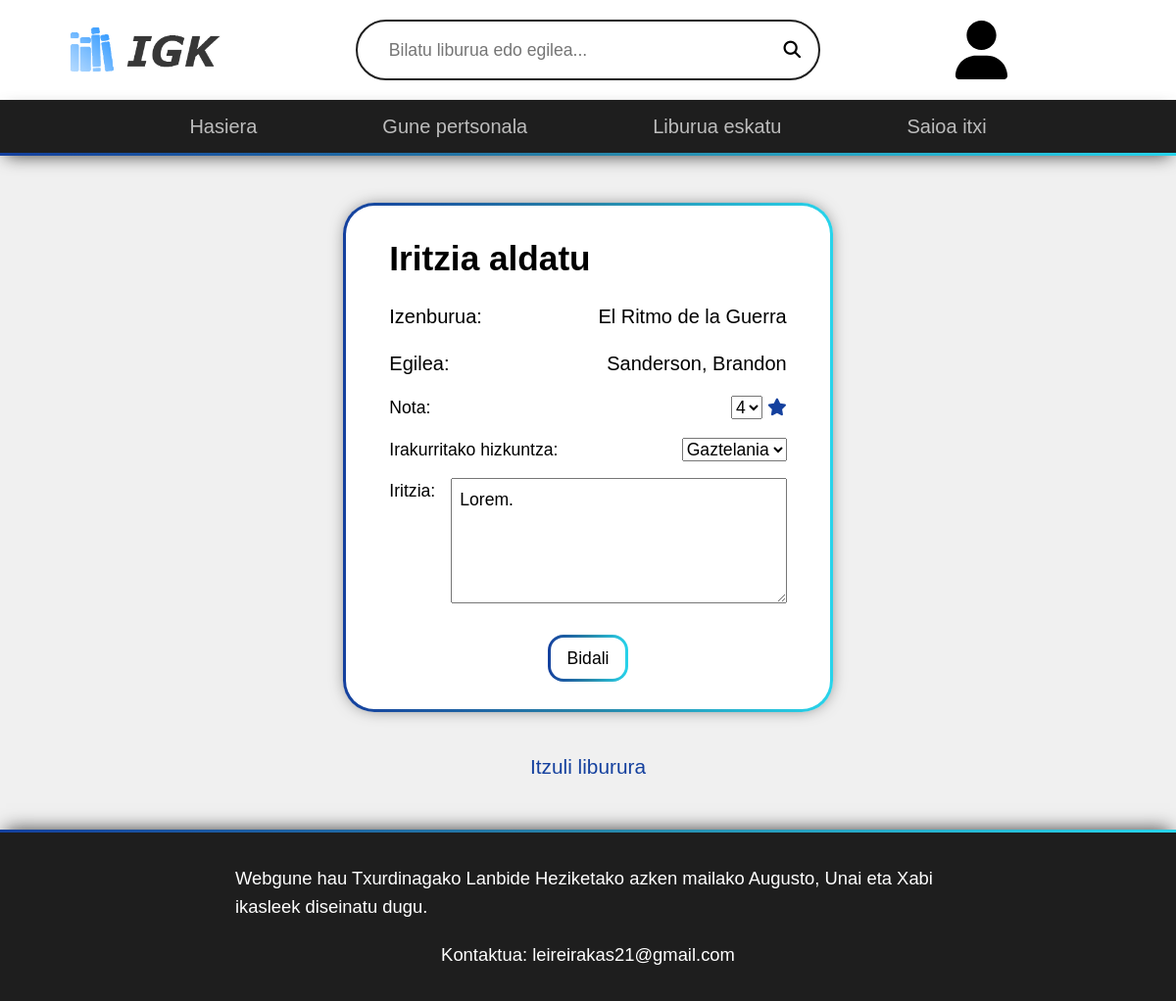
/iritzi/7/aldatu (signed in), run on the app's committed database.
### tables this page shows
create table if not exists idiomas_libro (
  id_libro int unsigned,
  nombre_idioma varchar(30),
  titulo_alternativo varchar(100),
  primary key (id_libro, nombre_idioma),
  foreign key (id_libro) references libro(id) on delete cascade,
  foreign key (nombre_idioma) references idioma(nombre) on delete cascade
);

create table if not exists libro (
  id int unsigned auto_increment primary key,
  autor varchar(100) not null,
  serie varchar(50),
  serie_num float(4, 1),
  fecha_pub date not null,
  cantidad_reviews int unsigned not null default 0,
  nota_media float(3, 2) unsigned not null default 0,
  edad_media tinyint(2) unsigned not null default 0,
  formato enum('Nobela', 'Komikia', 'Nobela Grafikoa', 'Manga') not null,
  sinopsis varchar(2550) not null,
  aceptado boolean default false not null
);

create table if not exists review (
  id int unsigned auto_increment primary key,
  nota tinyint(1) unsigned not null,
  texto varchar(2295),
  edad_lector tinyint(2) unsigned not null,
  aceptado boolean default false not null,
  nombre_idioma varchar(30) not null,
  id_libro int unsigned not null,
  id_cuenta int unsigned not null,
  foreign key (nombre_idioma) references idioma(nombre) on delete restrict,
  foreign key (id_libro) references libro(id) on delete cascade,
  foreign key (id_cuenta) references cuenta(id) on delete cascade
);

### public/index.php (called while the page is built, shortened)
<?php
include_once '../modules/url.php';
$page = getPage();
$ruta_elegida = '';
$cantidadSecciones = count($page);
switch ($cantidadSecciones) {
  case 3:
    if (in_array($page[0], ['liburua', 'iritzia', 'iritzi'])) {
      $id = $page[1];
      if (in_array($page[2], ['iritzi', 'erantzun'])) {
        $ruta_elegida = '../views/' . $page[2] . '.php';
      } else if ($page[2] !== 'iritzia' && in_array($page[2], ['aldatu', 'ezabatu'])) {
        $ruta_elegida = '../views/' . $page[0] . '.php';
        $accion = $page[2];
      }
    }
    break;
}
include_once $ruta_elegida;

### modules/url.php (called while the page is built, shortened)
<?php
function getPage(): array
{
  $url = parse_url($_SERVER['REQUEST_URI']);
  return array_slice(array_filter(explode('/', strtolower($url['path']))), 0);
}

### views/iritzi.php (the view, shortened to what this page needs)
<!DOCTYPE html>
<html lang='eu'>
<?php
include_once '../modules/db-config.php';
$editar = ($accion === '') ? false : true;
if ($editar) {
  $review = $pdo->prepare('SELECT * FROM review WHERE id = :id_review');
  $review->execute(['id_review' => $id]);
  $review = $review->fetch();
  $libro = $pdo->prepare('SELECT l.id, il.titulo_alternativo AS titulo, l.autor FROM libro l JOIN idiomas_libro il ON l.id = il.id_libro WHERE l.id = :id AND l.aceptado = true AND il.nombre_idioma = "Gaztelania"');
  $libro->execute(['id' => $review['id_libro']]);
  $libro = $libro->fetch();
}
include_once '../templates/head.php';
?>
<body>
  <?php
  include_once '../templates/header.php';
  ?>
  <main class="flex-center-col main-form">
    <div class="form-container">
      <h1>Iritzia <?php echo $editar ? 'aldatu' : 'eman' ?></h1>
      <form action="" method="post" class="flex-stretch-col" id="form-iritzia">
        <div class="campo-predefinido">
          <p>Izenburua:</p>
          <p><?php echo $libro['titulo'] ?></p>
        </div>
        <div class="campo-predefinido">
          <p>Egilea:</p>
          <p><?php echo $libro['autor'] ?></p>
        </div>
        <div class="campo">
          <label for="nota">Nota:</label>
          <div>
            <select name="nota" id="nota">
              <?php
              foreach (range(1, 5) as $nota) {
              ?>
                <option value="<?php echo $nota ?>" <?php if ($editar && $nota === $review['nota']) echo 'selected' ?>><?php echo $nota ?></option>
              <?php
              }
              ?>
            </select>
            <i class="fa-solid fa-star"></i>
          </div>
        </div>
        <div class="campo">
          <label for="idioma">Irakurritako hizkuntza:</label>
          <select name="idioma" id="idioma">
            <?php
            include_once '../modules/db-config.php';
            $idiomasLibro = $pdo->prepare('SELECT nombre_idioma AS nombre FROM idiomas_libro WHERE id_libro = :id;');
            $idiomasLibro->execute(['id' => $id]);
            $idiomasLibro = $idiomasLibro->fetchAll();
            foreach ($idiomasLibro as $idioma) {
              print_r($idioma);
            ?>
              <option value="<?php echo $idioma['nombre'] ?>" <?php if ($editar && $idioma['nombre'] === $review['nombre_idioma']) echo 'selected' ?>><?php echo $idioma['nombre'] ?></option>
            <?php
            }
            ?>
          </select>
        </div>
        <div class="campo">
          <label for="texto">Iritzia:</label>
          <textarea name="texto" id="texto" maxlength="2295" placeholder="Zure iritzia (300 hitz gehienez)..."><?php if ($editar) echo $review['texto'] ?></textarea>
        </div>
        <button id="enviar">Bidali</button>
      </form>
    </div>
    <a href="/liburua/<?php echo $id ?>" class="volver">Itzuli liburura</a>
  </main>
  <?php
  include_once '../templates/footer.php';
  ?>
</body>
</html>

### public/src/style.css (style rules this page uses)
:root { --clr-fondo: #f0f0f0; --clr-transparente: #00000000; --clr-acento: #14409e; --clr-error: #ff3232; --clr-enlace: #807c7c; --clr-gris-claro: #d9d9d9; --clr-gris-oscuro: #1e1e1e; --clr-negro: #000000; --clr-blanco: #ffffff; --clr-gradiente-inicial: var(--clr-acento); --clr-gradiente-central: #2784a8; --clr-gradiente-final: #27d4eb; --clr-gradiente-inicial-transparente: #14409e42; --clr-gradiente-central-transparente: #2783a84c; --clr-gradiente-final-transparente: #27d4eb2f; --gradiente: linear-gradient(to right, var(--clr-gradiente-inicial), var(--clr-gradiente-central), var(--clr-gradiente-final)); --gradiente-transparente: linear-gradient( 120deg, transparent, var(--clr-gradiente-inicial-transparente), var(--clr-gradiente-central-transparente), var(--clr-gradiente-final-transparente), transparent ); --outline: var(--clr-acento) solid 0.3125rem; --borde-gradiente-radius: linear-gradient(var(--clr-blanco), var(--clr-blanco)) padding-box, var(--gradiente) border-box; --sombra-alrededor: 0 0rem 1.125rem -0.375rem rgba(0, 0, 0, 0.75); --sombra-superior: 0 -0.375rem 1.125rem -0.375rem rgba(0, 0, 0, 0.75); --sombra-inferior: 0 0.375rem 1.125rem -0.375rem rgba(0, 0, 0, 0.75); --transicion-rapida: 100ms ease-in-out; --transicion: 200ms ease-in-out; font-family: 'Inter', sans-serif; }
body { font-size: 1.1rem; background-color: var(--clr-fondo); overflow-y: scroll; display: flex; flex-direction: column; justify-content: center; align-items: stretch; }
h1 { margin-bottom: 1rem; }
p { font-size: 1.25rem; line-height: 1.6; }
a, a:visited { text-decoration: underline 0.15rem var(--clr-transparente); transition: text-decoration var(--transicion); color: var(--clr-acento); }
.form-container { background-color: var(--clr-blanco); padding: 1.75rem 2.75rem; box-shadow: var(--sombra-alrededor); border: 3px solid transparent; border-radius: 2rem; background: var(--borde-gradiente-radius); }
.form-container form { gap: 1rem; }
form :is(.campo, .campo-predefinido) { display: flex; flex-direction: row; justify-content: space-between; align-items: center; font-size: 1.1rem; gap: 1rem; }
form .campo-predefinido p { cursor: default; }
form .campo label:is([for='texto'], [for='sinopsis']) { align-self: start; }
.form-container :is(select, [type='file'], [type='date']) { justify-self: stretch; }
.form-container button { margin-top: 1rem; align-self: center; border: 3px solid transparent; border-radius: 1rem; background: var(--borde-gradiente-radius); padding: 0.5rem 1rem; position: relative; overflow: hidden; }
.form-container button::before { content: ''; position: absolute; top: 0; left: -100%; width: 100%; height: 100%; background: var(--gradiente-transparente); transition: all 650ms; }
button, select, option, .file-input-text, [type='file'] { cursor: pointer; }
input, button, select, textarea, .file-input-text, #header-perfil img { transition: outline var(--transicion-rapida); }
textarea { resize: vertical; padding: 0.5rem; width: 35ch; min-height: 4rem; height: 8rem; max-height: 16rem; }
main { flex-grow: 1; width: 75vw; margin-inline: auto; padding-block: 3rem; }
#main-libro, .main-form { gap: 2.5rem; }
.flex-center-col { display: flex; flex-direction: column; justify-content: center; align-items: center; }
.flex-stretch-col { display: flex; flex-direction: column; justify-content: center; align-items: stretch; }
.fa-star { color: var(--clr-acento); }
.volver { font-size: 1.3rem; font-weight: 450; }

### public/src/base.css (style rules this page uses)
body { min-height: 100vh; text-rendering: optimizeSpeed; line-height: 1.5; }
button, input, select, textarea { font: inherit; }

### data on the page
idiomas_libro: titulo_alternativo "El Ritmo de la Guerra", id_libro.autor "Sanderson, Brandon"
review: nota "4", idioma "Gaztelania", texto "Lorem."
